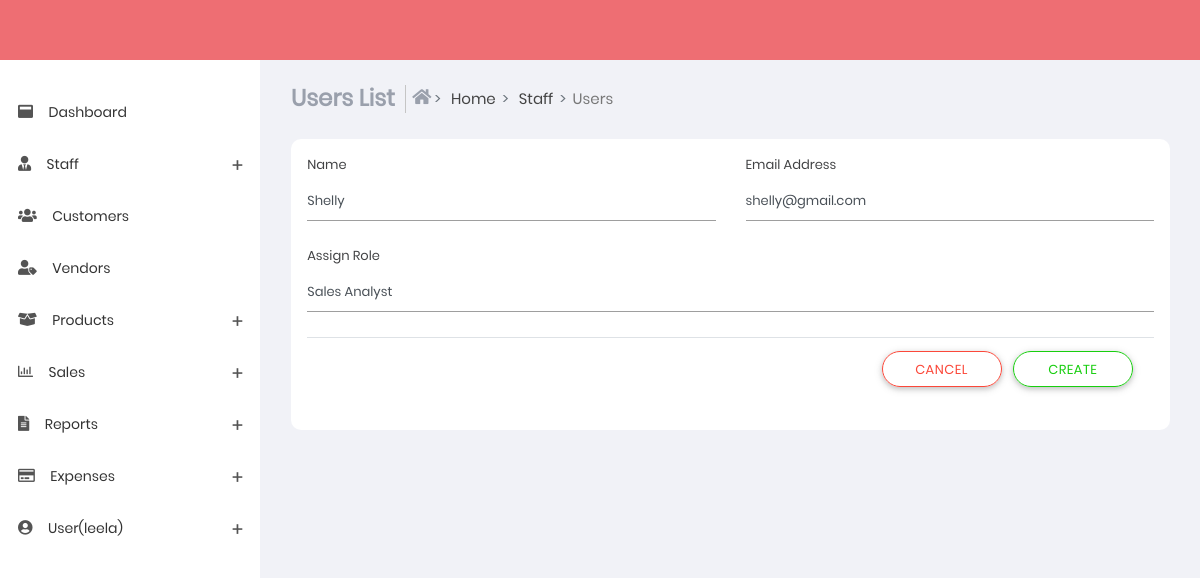
Page /users_edit/10 (signed in) on the committed database.
### sub_part/models.py (models this page shows, shortened)
class userslists(models.Model):
    name = models.CharField(max_length=100)
    email = models.EmailField()
    user_role = models.CharField(max_length=100)

### sub_part/views.py (the view)
# urls.py: path('users_edit/<int:id>',views.users_edit,name='users_edit'),
@login_required(login_url='login')
def users_edit(request,id):
    temp = userslists.objects.get(id=id)
    return render(request,'users_edit.html',{'temp':temp,'u':request.user})

### templates/users_edit.html (shortened to what this page needs)
{% extends 'base.html' %}
{% load static %}
{% block content %}
<section class="content">
    <div class="container-fluid">
        <div class="block-header">
            <div class="row">
                <div class="col-xs-12 col-sm-12 col-md-10 col-lg-10">
                    <ul class="breadcrumb breadcrumb-item ">
                        <li class="breadcrumb-item">
                            <h4 class="page-title">Users List</h4>
                        </li>
                        <li class="breadcrumb-item bcrumb-1">
                            <a href="index">
                                <i class="fas fa-home"></i> Home</a>
                        </li>
                        <li class="breadcrumb-item bcrumb-1">
                            <a href="#" onclick="return false;">Staff</a>
                        </li>
                        <li class="breadcrumb-item active">Users</li>
                    </ul>
                </div>
            </div>
        </div>
        <div class="card">
            <div class="card-body">
                <form action="/users_update/{{ temp.id }}" method="POST">
                    <div class="row clearfix">
                        <div class="col-lg-6 col-md-6 col-sm-6 col-xs-6">
                            <label for="name">Name</label>
                            <div class="form-group">
                                <div class="form-line">
                                    <input type="text" name="name" value="{{ temp.name }}" id="name"
                                        class="form-control" placeholder="Enter your Name">
                                </div>
                            </div>
                        </div>
                        <div class="col-lg-6 col-md-6 col-sm-6 col-xs-6">
                            <label for="email_address">Email Address</label>
                            <div class="form-group">
                                <div class="form-line">
                                    <input type="text" name="email" value="{{ temp.email }}" id="email_address1"
                                        class="form-control" placeholder="Enter your email address">
                                </div>
                            </div>
                        </div>
                    </div>
                    <div class="row clearfix">
                        <div class="col-lg-12 col-md-12 col-sm-12 col-xs-12">
                            <label for="assign_role">Assign Role</label>
                            <div class="form-group">
                                <div class="form-line">
                                    <input type="text" name="user_role" value="{{ temp.user_role }}" id="assign_role"
                                        class="form-control" placeholder="Assign Role">
                                </div>
                            </div>
                        </div>
                    </div>
                    <div class="modal-footer">
                        <div class="button-demo">
                            <a href="../users.html">
                                <button type="button" class="btn btn-outline-danger btn-border-radius"
                                    data-dismiss="modal">Cancel</button>
                            </a>
                            <button type="submit" class="btn btn-outline-success btn-border-radius">Create</button>
                        </div>
                    </div>
                </form>
            </div>
        </div>
    </div>
</section>
{% endblock %}

### templates/base.html (shortened to what this page needs)
{% load static %}
<!DOCTYPE html>
<html lang="en">
<head>
    <link href="{% static 'css/app.min.css'%}" rel="stylesheet">
    <link href="{% static 'css/style.css'%}" rel="stylesheet" />
    <link href="{% static 'css/styles/all-themes.css'%}" rel="stylesheet" />
</head>
<body class="light fixed">
    <nav class="navbar">
    </nav>
    <div>
        <aside id="leftsidebar" class="sidebar">
            <div class="menu">
                <ul class="list">
                    <li>
                        <a href="index">
                                <i class="fas fa-window-maximize"></i>
                                <span >Dashboard</span>
                        </a>
                    </li>
                    <li>
                        <a href="#" onClick="return false;" class="menu-toggle">
                            <i class="fas fa-user-tie"></i>
                            <span>Staff</span>
                        </a>
                    </li>
                    <li>
                        <a href="customer.html">
                            <i class="fas fa-users"></i>
                            <span>Customers</span>
                        </a>
                    </li>
                    <li>
                        <a href="vendors.html">
                            <i class="fas fa-user-tag"></i>
                            <span>Vendors</span>
                        </a>
                    </li>
                    <li>
                        <a href="#" onClick="return false;" class="menu-toggle">
                            <i class="fas fa-box-open"></i>
                            <span>Products</span>
                        </a>
                    </li>
                    <li>
                        <a href="#" onClick="return false;" class="menu-toggle">
                            <i class="far fa-chart-bar"></i>
                            <span>Sales</span>
                        </a>
                    </li>
                    <li>
                        <a href="#" onClick="return false;" class="menu-toggle">
                            <i class="fas fa-file-alt"></i>
                            <span>Reports</span>
                        </a>
                    </li>
                    <li>
                        <a href="#" onClick="return false;" class="menu-toggle">
                            <i class="far fa-credit-card"></i>
                            <span>Expenses</span>
                        </a>
                    </li>
                    <li>
                        <a href="#" onClick="return false;" class="menu-toggle">
                            <i class="fas fa-user-circle"></i>
                            <span>User({{u.username}})</span>
                        </a>
                    </li>
                </ul>
            </div>
        </aside>
    </div>
    {% block content %}
    {% endblock %}
</body>
</html>

### rows in the picture
userslists: name "Shelly", email "shelly@gmail.com", user_role "Sales Analyst"

### other values in the picture
{{ u.username }} "leela"
